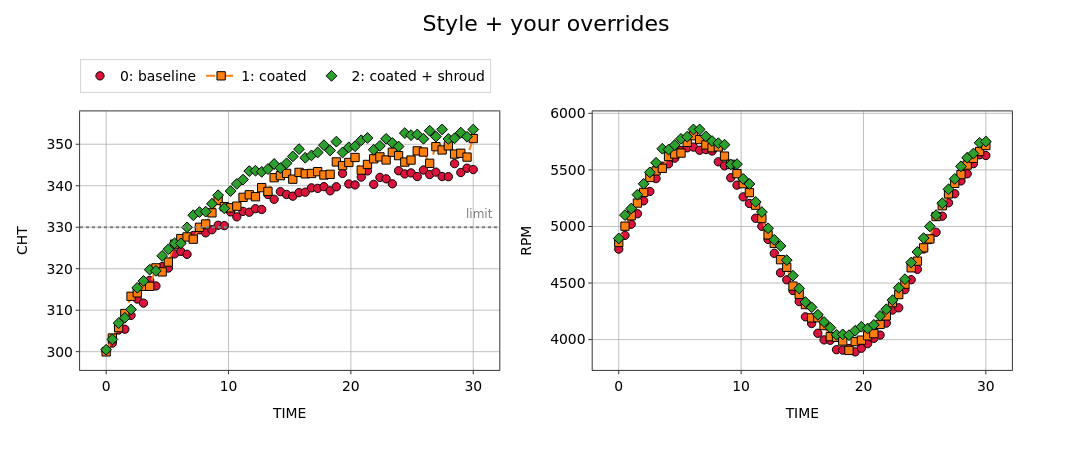

The code cell stored with this chart in its notebook:
### Markdown cell above
## 6. Your own formatting still wins

The style only supplies *defaults*. Everything you set explicitly &mdash;
`color`, `linestyle`, `markersize`, `set_font_sizes`, decorations &mdash; sits on
top of it, exactly as it does under the default style.

### Code cell
nb.color(0, 'crimson')                  # one set deliberately off-palette
nb.linestyle(1, '--')                   # dashed line for the coated run
nb.set_font_sizes(suptitle=22)          # bigger than the style's 16.7 px
nb.line('CHT', level=330, color='gray', linestyle=':', label='limit')

nb.plot(x='TIME', y=['CHT', 'RPM'], suptitle='Style + your overrides')
